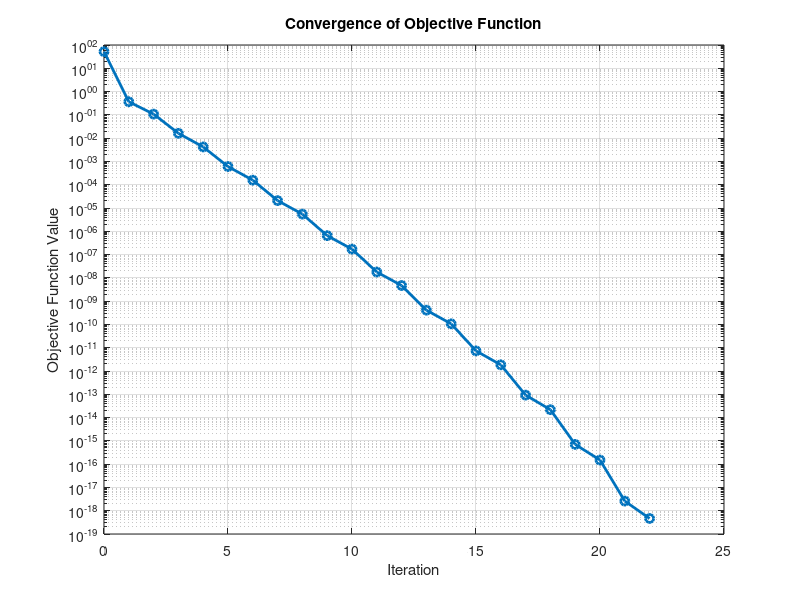
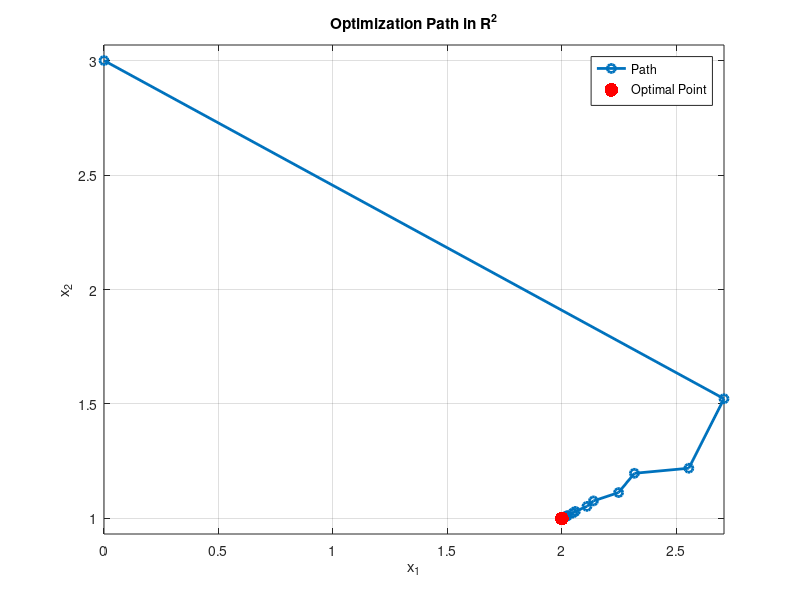

These figures' MATLAB source, in order:
% Setup
clear 
close all
clc

% Variables
x_0 = [0, 3]';
x_star = [2, 1]';
epsilon = 1e-9;
x_curr = x_0;
x_prev = x_0;

% Define functions
% Function to minimize.
f = @(x) (x(1) - 2)^4 + (x(1) - 2*x(2))^2;
% Gradient of function to minimize.
g = @(x) [(4*(x(1)-2)^3 + 2*(x(1) - 2*x(2) )), (-4*(x(1) - 2*x(2)))]';

% Conjugate coefficient
b = @(x_curr, x_prev) ( g(x_curr)'*(g(x_curr) - g(x_prev)) ) / ( norm(g(x_prev))^2 );

d_prev = -g(x_0);

% Storage for plotting
objective_values = [];
trajectory = [];  % Store the trajectory in R^2
iterations = 0;

while norm(g(x_curr)) >= epsilon
    % Store values for plotting
    objective_values = [objective_values, f(x_curr)];
    trajectory = [trajectory, x_curr];
    iterations = iterations + 1;
    
    % Define phi(alpha) based on the current search direction
    phi = @(alpha) f(x_curr + alpha * d_prev);
    
    % Use fminbnd to find the optimal step length alpha
    alpha_opt = fminbnd(phi, 0, 1e6);
    
    % Update point
    x_prev = x_curr;
    x_curr = x_curr + alpha_opt * d_prev;
    
    % Update search direction
    d_curr = -g(x_curr) + b(x_curr, x_prev) * d_prev;
    d_prev = d_curr; 
end
% Store the final values
objective_values = [objective_values, f(x_curr)];
trajectory = [trajectory, x_curr];

% Results
disp("Summary:")
disp("Final function value:")
disp(f(x_curr))
disp("Final point:")
disp(x_curr)

% Plot the objective function values
figure;
semilogy(0:iterations, objective_values, '-o', 'LineWidth', 2, 'MarkerSize', 6);
xlabel('Iteration');
ylabel('Objective Function Value');
title('Convergence of Objective Function');
grid on;

% Plot the trajectory in R^2
figure;
plot(trajectory(1, :), trajectory(2, :), '-o', 'LineWidth', 2, 'MarkerSize', 6);
hold on;
scatter(x_star(1), x_star(2), 100, 'r', 'filled', 'DisplayName', 'Optimal Point');
xlabel('x_1');
ylabel('x_2');
title('Optimization Path in R^2');
legend('Path', 'Optimal Point');
grid on;
axis equal;
